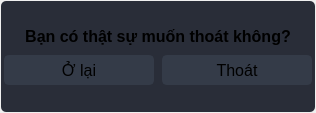
                  <widget class="QWidget" name="page_widgets">
                   <layout class="QVBoxLayout" name="verticalLayout_6">
                    <property name="leftMargin">
                     <number>1</number>
                    </property>
                    <property name="topMargin">
                     <number>1</number>
                    </property>
                    <property name="rightMargin">
                     <number>1</number>
                    </property>
                    <property name="bottomMargin">
                     <number>1</number>
                    </property>
                    <item>
                     <widget class="QFrame" name="widgetFrame">
                      <property name="styleSheet">
                       <string notr="true">background-color: rgb(41, 45, 56);
border-radius: 5px;</string>
                      </property>
                      <layout class="QVBoxLayout" name="verticalLayout_7">
                       <property name="leftMargin">
                        <number>1</number>
                       </property>
                       <property name="topMargin">
                        <number>1</number>
                       </property>
                       <property name="rightMargin">
                        <number>1</number>
                       </property>
                       <property name="bottomMargin">
                        <number>1</number>
                       </property>
                       <item>
                        <widget class="QFrame" name="widgetFrameUp">
                         <layout class="QVBoxLayout" name="verticalLayout_8">
                          <property name="leftMargin">
                           <number>1</number>
                          </property>
                          <property name="topMargin">
                           <number>1</number>
                          </property>
                          <property name="rightMargin">
                           <number>1</number>
                          </property>
                          <property name="bottomMargin">
                           <number>1</number>
                          </property>
                          <item>
                           <widget class="QFrame" name="float_7">
                            <property name="sizePolicy">
                             <sizepolicy hsizetype="Preferred" vsizetype="Preferred">
                              <horstretch>0</horstretch>
                              <verstretch>1</verstretch>
                             </sizepolicy>
                            </property>
                            <layout class="QVBoxLayout" name="verticalLayout_15"/>
                           </widget>
                          </item>
                          <item>
                           <widget class="QLabel" name="txtwidgetFrameUp">
                            <property name="font">
                             <font>
                              <family>Segoe UI</family>
                              <pointsize>12</pointsize>
                              <weight>75</weight>
                              <bold>true</bold>
                             </font>
                            </property>
                            <property name="styleSheet">
                             <string notr="true"/>
                            </property>
                            <property name="text">
                             <string>Bạn có thật sự muốn thoát không?</string>
                            </property>
                            <property name="alignment">
                             <set>Qt::AlignCenter</set>
                            </property>
                           </widget>
                          </item>
                         </layout>
                        </widget>
                       </item>
                       <item>
                        <widget class="QFrame" name="widgetFrameDown">
                         <layout class="QHBoxLayout" name="horizontalLayout_9">
                          <property name="leftMargin">
                           <number>1</number>
                          </property>
                          <property name="topMargin">
                           <number>1</number>
                          </property>
                          <property name="rightMargin">
                           <number>1</number>
                          </property>
                          <property name="bottomMargin">
                           <number>1</number>
                          </property>
                          <item>
                           <widget class="QFrame" name="widgetFrameDownLeft">
                            <layout class="QVBoxLayout" name="verticalLayout_91">
                             <property name="leftMargin">
                              <number>1</number>
                             </property>
                             <property name="topMargin">
                              <number>1</number>
                             </property>
                             <property name="rightMargin">
                              <number>1</number>
                             </property>
                             <property name="bottomMargin">
                              <number>1</number>
                             </property>
                             <item alignment="Qt::AlignRight|Qt::AlignTop">
                              <widget class="QPushButton" name="btnOLai">
                               <property name="minimumSize">
                                <size>
                                 <width>150</width>
                                 <height>30</height>
                                </size>
                               </property>
                               <property name="maximumSize">
                                <size>
                                 <width>150</width>
                                 <height>30</height>
                                </size>
                               </property>
                               <property name="font">
                                <font>
                                 <family>Segoe UI</family>
                                 <pointsize>12</pointsize>
                                </font>
                               </property>
                               <property name="styleSheet">
                                <string notr="true">QPushButton {
	border: 2px solid rgb(52, 59, 72);
	border-radius: 5px;	
	background-color: rgb(52, 59, 72);
}
QPushButton:hover {
	background-color: rgb(57, 65, 80);
	border: 2px solid rgb(61, 70, 86);
}
QPushButton:pressed {	
	background-color: rgb(35, 40, 49);
	border: 2px solid rgb(43, 50, 61);
}</string>
                               </property>
                               <property name="text">
                                <string>Ở lại</string>
                               </property>
                               <property name="icon">
                                <iconset resource="files.qrc">
                                 <normaloff>:/16x16/icons/16x16/cil-account-logout.png</normaloff>:/16x16/icons/16x16/cil-account-logout.png</iconset>
                               </property>
                               <property name="checkable">
                                <bool>false</bool>
                               </property>
                              </widget>
                             </item>
                             <item>
                              <widget class="QFrame" name="float_8">
                               <layout class="QVBoxLayout" name="verticalLayout_92"/>
                              </widget>
                             </item>
                            </layout>
                           </widget>
                          </item>
                          <item>
                           <widget class="QFrame" name="widgetFrameDownRight">
                            <layout class="QVBoxLayout" name="verticalLayout_11">
                             <property name="leftMargin">
                              <number>1</number>
                             </property>
                             <property name="topMargin">
                              <number>1</number>
                             </property>
                             <property name="rightMargin">
                              <number>1</number>
                             </property>
                             <property name="bottomMargin">
                              <number>1</number>
                             </property>
                             <item alignment="Qt::AlignLeft|Qt::AlignTop">
                              <widget class="QPushButton" name="btnThoat">
                               <property name="minimumSize">
                                <size>
                                 <width>150</width>
                                 <height>30</height>
                                </size>
                               </property>
                               <property name="maximumSize">
                                <size>
                                 <width>150</width>
                                 <height>30</height>
                                </size>
                               </property>
                               <property name="font">
                                <font>
                                 <family>Segoe UI</family>
                                 <pointsize>12</pointsize>
                                </font>
                               </property>
                               <property name="styleSheet">
                                <string notr="true">QPushButton {
	border: 2px solid rgb(52, 59, 72);
	border-radius: 5px;	
	background-color: rgb(52, 59, 72);
}
QPushButton:hover {
	background-color: rgb(57, 65, 80);
	border: 2px solid rgb(61, 70, 86);
}
QPushButton:pressed {	
	background-color: rgb(35, 40, 49);
	border: 2px solid rgb(43, 50, 61);
}</string>
                               </property>
                               <property name="text">
                                <string>Thoát</string>
                               </property>
                               <property name="icon">
                                <iconset resource="files.qrc">
                                 <normaloff>:/16x16/icons/16x16/cil-exit-to-app.png</normaloff>:/16x16/icons/16x16/cil-exit-to-app.png</iconset>
                               </property>
                              </widget>
                             </item>
                             <item>
                              <widget class="QFrame" name="float_9">
                               <layout class="QVBoxLayout" name="verticalLayout_93"/>
                              </widget>
                             </item>
                            </layout>
                           </widget>
                          </item>
                         </layout>
                        </widget>
                       </item>
                      </layout>
                     </widget>
                    </item>
                   </layout>
                  </widget>
